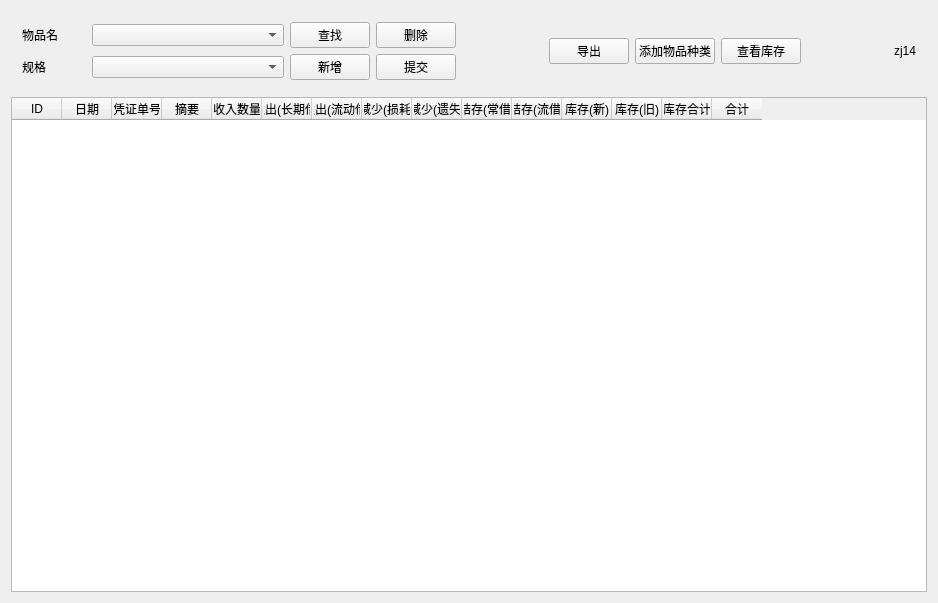
<?xml version="1.0" encoding="UTF-8"?>
<ui version="4.0">
 <class>MainWindow</class>
 <widget class="QMainWindow" name="MainWindow">
  <property name="geometry">
   <rect>
    <x>0</x>
    <y>0</y>
    <width>938</width>
    <height>603</height>
   </rect>
  </property>
  <property name="minimumSize">
   <size>
    <width>800</width>
    <height>600</height>
   </size>
  </property>
  <property name="windowTitle">
   <string>库存管理软件v1.0</string>
  </property>
  <property name="windowIcon">
   <iconset>
    <normaloff>F:/ICONS/19apps/kate.ico</normaloff>F:/ICONS/19apps/kate.ico</iconset>
  </property>
  <widget class="QWidget" name="centralWidget">
   <layout class="QVBoxLayout" name="verticalLayout">
    <item>
     <widget class="QWidget" name="widget" native="true">
      <property name="enabled">
       <bool>true</bool>
      </property>
      <property name="minimumSize">
       <size>
        <width>0</width>
        <height>70</height>
       </size>
      </property>
      <layout class="QHBoxLayout" name="horizontalLayout_4" stretch="5,1,2,1,0">
       <item>
        <layout class="QVBoxLayout" name="verticalLayout_2">
         <item>
          <layout class="QHBoxLayout" name="horizontalLayout" stretch="1,3,1,1">
           <item>
            <widget class="QLabel" name="label">
             <property name="text">
              <string>物品名</string>
             </property>
            </widget>
           </item>
           <item>
            <widget class="QComboBox" name="namesComboBox"/>
           </item>
           <item>
            <widget class="QPushButton" name="serachButton">
             <property name="text">
              <string>查找</string>
             </property>
            </widget>
           </item>
           <item>
            <widget class="QPushButton" name="delButton">
             <property name="text">
              <string>删除</string>
             </property>
            </widget>
           </item>
          </layout>
         </item>
         <item>
          <layout class="QHBoxLayout" name="horizontalLayout_2" stretch="1,3,1,1">
           <item>
            <widget class="QLabel" name="label_2">
             <property name="text">
              <string>规格</string>
             </property>
            </widget>
           </item>
           <item>
            <widget class="QComboBox" name="etalonComboBox"/>
           </item>
           <item>
            <widget class="QPushButton" name="addButton">
             <property name="text">
              <string>新增</string>
             </property>
            </widget>
           </item>
           <item>
            <widget class="QPushButton" name="commitButton">
             <property name="text">
              <string>提交</string>
             </property>
            </widget>
           </item>
          </layout>
         </item>
        </layout>
       </item>
       <item>
        <spacer name="horizontalSpacer">
         <property name="orientation">
          <enum>Qt::Horizontal</enum>
         </property>
         <property name="sizeHint" stdset="0">
          <size>
           <width>40</width>
           <height>20</height>
          </size>
         </property>
        </spacer>
       </item>
       <item>
        <layout class="QHBoxLayout" name="horizontalLayout_3" stretch="2,2,2">
         <item>
          <widget class="QPushButton" name="exportButton">
           <property name="text">
            <string>导出</string>
           </property>
          </widget>
         </item>
         <item>
          <widget class="QPushButton" name="addClassButton">
           <property name="text">
            <string>添加物品种类</string>
           </property>
          </widget>
         </item>
         <item>
          <widget class="QPushButton" name="showLastRecordButton">
           <property name="text">
            <string>查看库存</string>
           </property>
          </widget>
         </item>
        </layout>
       </item>
       <item>
        <spacer name="horizontalSpacer_2">
         <property name="orientation">
          <enum>Qt::Horizontal</enum>
         </property>
         <property name="sizeHint" stdset="0">
          <size>
           <width>40</width>
           <height>20</height>
          </size>
         </property>
        </spacer>
       </item>
       <item>
        <widget class="QLabel" name="label_5">
         <property name="text">
          <string>zj14</string>
         </property>
        </widget>
       </item>
      </layout>
     </widget>
    </item>
    <item>
     <widget class="QTableWidget" name="tableWidget">
      <property name="contextMenuPolicy">
       <enum>Qt::DefaultContextMenu</enum>
      </property>
      <property name="editTriggers">
       <set>QAbstractItemView::DoubleClicked</set>
      </property>
      <property name="selectionMode">
       <enum>QAbstractItemView::SingleSelection</enum>
      </property>
      <property name="selectionBehavior">
       <enum>QAbstractItemView::SelectRows</enum>
      </property>
      <attribute name="horizontalHeaderVisible">
       <bool>true</bool>
      </attribute>
      <attribute name="horizontalHeaderCascadingSectionResizes">
       <bool>true</bool>
      </attribute>
      <attribute name="horizontalHeaderDefaultSectionSize">
       <number>50</number>
      </attribute>
      <attribute name="horizontalHeaderShowSortIndicator" stdset="0">
       <bool>false</bool>
      </attribute>
      <attribute name="horizontalHeaderStretchLastSection">
       <bool>false</bool>
      </attribute>
      <attribute name="verticalHeaderVisible">
       <bool>false</bool>
      </attribute>
      <attribute name="verticalHeaderCascadingSectionResizes">
       <bool>true</bool>
      </attribute>
      <attribute name="verticalHeaderDefaultSectionSize">
       <number>20</number>
      </attribute>
      <attribute name="verticalHeaderMinimumSectionSize">
       <number>20</number>
      </attribute>
      <attribute name="verticalHeaderShowSortIndicator" stdset="0">
       <bool>false</bool>
      </attribute>
      <attribute name="verticalHeaderStretchLastSection">
       <bool>false</bool>
      </attribute>
      <column>
       <property name="text">
        <string>ID</string>
       </property>
      </column>
      <column>
       <property name="text">
        <string>日期</string>
       </property>
      </column>
      <column>
       <property name="text">
        <string>凭证单号</string>
       </property>
      </column>
      <column>
       <property name="text">
        <string>摘要</string>
       </property>
      </column>
      <column>
       <property name="text">
        <string>收入数量</string>
       </property>
      </column>
      <column>
       <property name="text">
        <string>发出(长期借)</string>
       </property>
      </column>
      <column>
       <property name="text">
        <string>发出(流动借)</string>
       </property>
      </column>
      <column>
       <property name="text">
        <string>减少(损耗)</string>
       </property>
      </column>
      <column>
       <property name="text">
        <string>减少(遗失)</string>
       </property>
      </column>
      <column>
       <property name="text">
        <string>结存(常借)</string>
       </property>
      </column>
      <column>
       <property name="text">
        <string>结存(流借)</string>
       </property>
      </column>
      <column>
       <property name="text">
        <string>库存(新)</string>
       </property>
      </column>
      <column>
       <property name="text">
        <string>库存(旧)</string>
       </property>
      </column>
      <column>
       <property name="text">
        <string>库存合计</string>
       </property>
      </column>
      <column>
       <property name="text">
        <string>合计</string>
       </property>
      </column>
     </widget>
    </item>
   </layout>
  </widget>
 </widget>
 <layoutdefault spacing="6" margin="11"/>
 <resources/>
 <connections/>
</ui>
